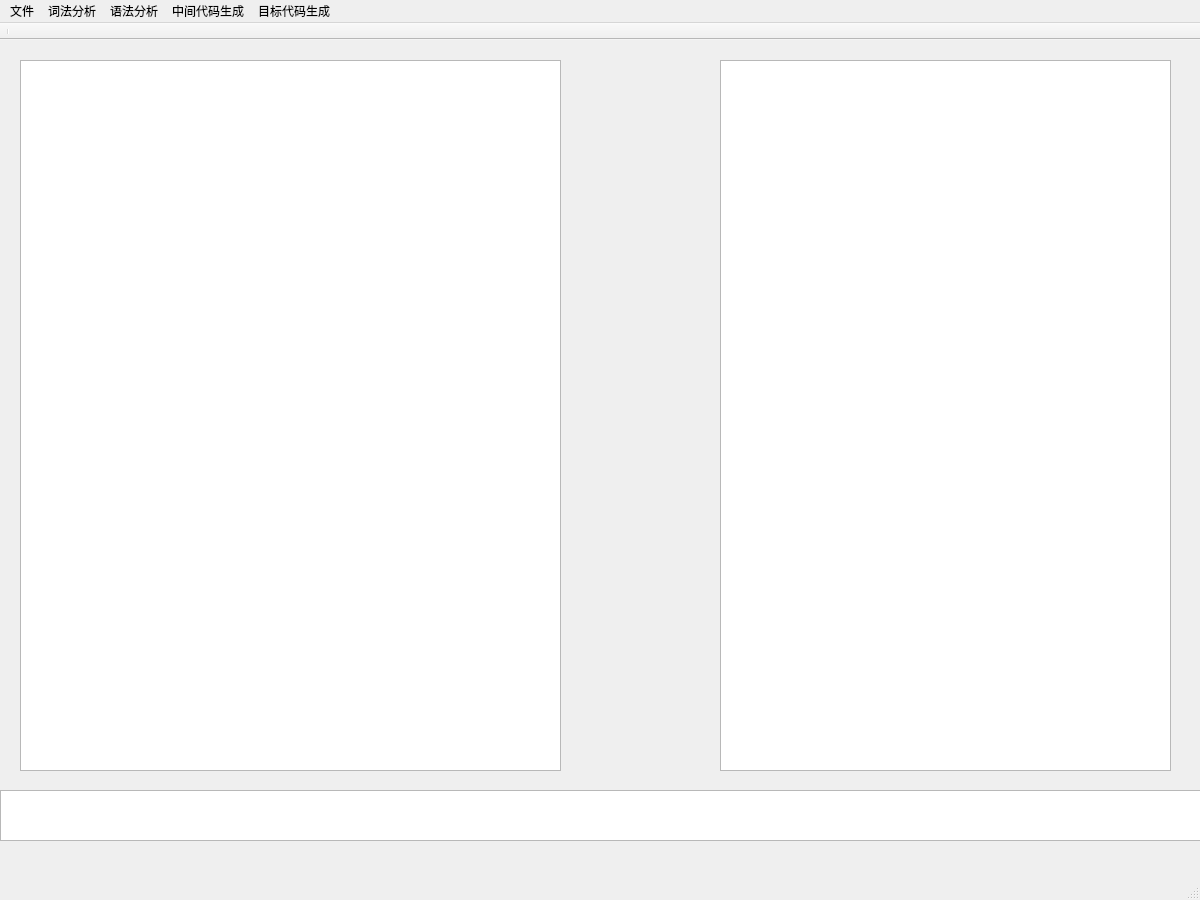
<?xml version="1.0" encoding="UTF-8"?>
<ui version="4.0">
 <class>MainWindow</class>
 <widget class="QMainWindow" name="MainWindow">
  <property name="geometry">
   <rect>
    <x>0</x>
    <y>0</y>
    <width>1200</width>
    <height>900</height>
   </rect>
  </property>
  <property name="mouseTracking">
   <bool>true</bool>
  </property>
  <property name="windowTitle">
   <string>Compile</string>
  </property>
  <property name="windowIcon">
   <iconset>
    <normaloff>C.jpg</normaloff>C.jpg</iconset>
  </property>
  <widget class="QWidget" name="centralwidget">
   <property name="mouseTracking">
    <bool>true</bool>
   </property>
   <widget class="QTextBrowser" name="textBrowser">
    <property name="geometry">
     <rect>
      <x>0</x>
      <y>750</y>
      <width>1201</width>
      <height>51</height>
     </rect>
    </property>
    <property name="font">
     <font>
      <family>Times New Roman</family>
      <pointsize>12</pointsize>
     </font>
    </property>
    <property name="mouseTracking">
     <bool>true</bool>
    </property>
   </widget>
   <widget class="QTextEdit" name="textEdit">
    <property name="geometry">
     <rect>
      <x>20</x>
      <y>20</y>
      <width>541</width>
      <height>711</height>
     </rect>
    </property>
    <property name="font">
     <font>
      <family>Adobe Devanagari</family>
      <pointsize>16</pointsize>
      <weight>75</weight>
      <italic>true</italic>
      <bold>true</bold>
     </font>
    </property>
    <property name="mouseTracking">
     <bool>true</bool>
    </property>
   </widget>
   <widget class="QTextBrowser" name="textout">
    <property name="geometry">
     <rect>
      <x>720</x>
      <y>20</y>
      <width>451</width>
      <height>711</height>
     </rect>
    </property>
    <property name="font">
     <font>
      <family>Times New Roman</family>
      <pointsize>11</pointsize>
      <weight>50</weight>
      <italic>true</italic>
      <bold>false</bold>
     </font>
    </property>
   </widget>
  </widget>
  <widget class="QMenuBar" name="menubar">
   <property name="geometry">
    <rect>
     <x>0</x>
     <y>0</y>
     <width>1200</width>
     <height>26</height>
    </rect>
   </property>
   <widget class="QMenu" name="menu">
    <property name="title">
     <string>文件</string>
    </property>
    <property name="icon">
     <iconset theme="image.qrc">
      <normaloff>.</normaloff>.</iconset>
    </property>
    <addaction name="open"/>
    <addaction name="focus"/>
    <addaction name="actionsave"/>
   </widget>
   <widget class="QMenu" name="menu_2">
    <property name="mouseTracking">
     <bool>true</bool>
    </property>
    <property name="title">
     <string>词法分析</string>
    </property>
    <widget class="QMenu" name="do_lexer_analysis">
     <property name="title">
      <string>do lexer analysis</string>
     </property>
     <addaction name="separator"/>
     <addaction name="single_step"/>
     <addaction name="many_steps"/>
     <addaction name="run_all"/>
    </widget>
    <addaction name="do_lexer_analysis"/>
    <addaction name="clear_all"/>
   </widget>
   <widget class="QMenu" name="menu_3">
    <property name="title">
     <string>语法分析</string>
    </property>
    <addaction name="actiondo_parser_analysis"/>
   </widget>
   <widget class="QMenu" name="menu_4">
    <property name="title">
     <string>中间代码生成</string>
    </property>
    <addaction name="actiondo_gen_inter_code"/>
   </widget>
   <widget class="QMenu" name="menu_5">
    <property name="title">
     <string>目标代码生成</string>
    </property>
    <addaction name="actiongen_object_code"/>
   </widget>
   <addaction name="menu"/>
   <addaction name="menu_2"/>
   <addaction name="menu_3"/>
   <addaction name="menu_4"/>
   <addaction name="menu_5"/>
  </widget>
  <widget class="QStatusBar" name="statusbar">
   <property name="mouseTracking">
    <bool>true</bool>
   </property>
  </widget>
  <widget class="QToolBar" name="toolBar">
   <property name="mouseTracking">
    <bool>true</bool>
   </property>
   <property name="tabletTracking">
    <bool>true</bool>
   </property>
   <property name="windowTitle">
    <string>toolBar</string>
   </property>
   <property name="movable">
    <bool>false</bool>
   </property>
   <property name="floatable">
    <bool>false</bool>
   </property>
   <attribute name="toolBarArea">
    <enum>TopToolBarArea</enum>
   </attribute>
   <attribute name="toolBarBreak">
    <bool>false</bool>
   </attribute>
   <addaction name="separator"/>
  </widget>
  <action name="open">
   <property name="text">
    <string>open</string>
   </property>
   <property name="shortcut">
    <string>Ctrl+C</string>
   </property>
   <property name="shortcutVisibleInContextMenu">
    <bool>true</bool>
   </property>
  </action>
  <action name="single_step">
   <property name="text">
    <string>run single</string>
   </property>
   <property name="shortcut">
    <string>Ctrl+Alt+S</string>
   </property>
  </action>
  <action name="many_steps">
   <property name="text">
    <string>run many</string>
   </property>
   <property name="shortcut">
    <string>Ctrl+Alt+M</string>
   </property>
  </action>
  <action name="run_all">
   <property name="text">
    <string>run all...</string>
   </property>
   <property name="shortcut">
    <string>Ctrl+Alt+A</string>
   </property>
  </action>
  <action name="clear_all">
   <property name="text">
    <string>clear all</string>
   </property>
   <property name="shortcut">
    <string>Ctrl+Alt+C</string>
   </property>
  </action>
  <action name="actioninput">
   <property name="text">
    <string>input</string>
   </property>
   <property name="shortcut">
    <string>Ctrl+I</string>
   </property>
  </action>
  <action name="actionconfirm">
   <property name="text">
    <string>confirm</string>
   </property>
   <property name="shortcut">
    <string>Ctrl+M</string>
   </property>
  </action>
  <action name="focus">
   <property name="text">
    <string>input</string>
   </property>
   <property name="shortcut">
    <string>Ctrl+I</string>
   </property>
  </action>
  <action name="actiondo_parser_analysis">
   <property name="text">
    <string>do parser analysis</string>
   </property>
   <property name="shortcut">
    <string>Ctrl+P</string>
   </property>
  </action>
  <action name="actionsave">
   <property name="text">
    <string>save</string>
   </property>
   <property name="shortcut">
    <string>Ctrl+S</string>
   </property>
  </action>
  <action name="actiondo_gen_inter_code">
   <property name="text">
    <string>do gen inter-code</string>
   </property>
   <property name="shortcut">
    <string>Ctrl+G</string>
   </property>
  </action>
  <action name="actiongen_object_code">
   <property name="text">
    <string>gen_object_code</string>
   </property>
  </action>
 </widget>
 <resources/>
 <connections/>
</ui>
